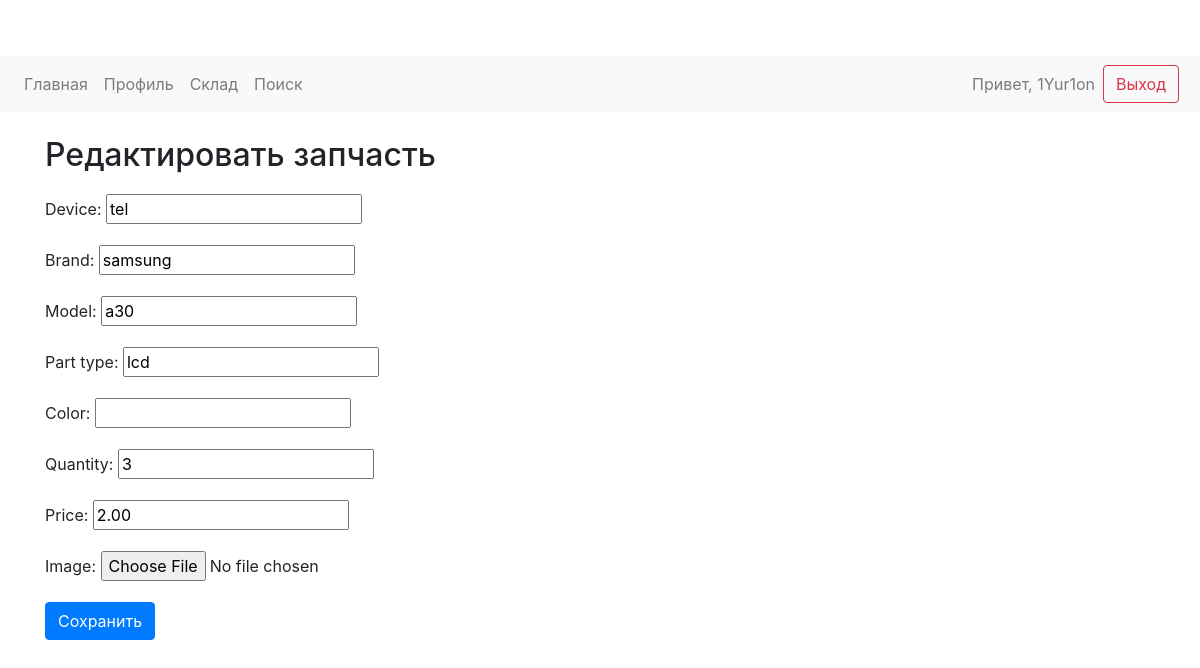
Page /edit-part/3/ (signed in) on the committed database.
### warehouse/models.py (models this page shows, shortened)
class Part(models.Model):
    user = models.ForeignKey(User, on_delete=models.CASCADE)
    device = models.CharField(max_length=100)
    brand = models.CharField(max_length=100)
    model = models.CharField(max_length=100)
    part_type = models.CharField(max_length=100)
    color = models.CharField(max_length=50, blank=True, null=True)  # Поле для цвета
    quantity = models.IntegerField()
    price = models.DecimalField(max_digits=10, decimal_places=2)
    image = models.ImageField(upload_to='part_images/', blank=True, null=True)

### warehouse/views.py (the view)
# urls.py: path('edit-part/<int:part_id>/', views.edit_part, name='edit_part'),
@login_required
def edit_part(request, part_id):
    part = get_object_or_404(Part, id=part_id, user=request.user)
    if request.method == 'POST':
        form = PartForm(request.POST, request.FILES, instance=part)
        if form.is_valid():
            form.save()
            return redirect('warehouse')
    else:
        form = PartForm(instance=part)
    return render(request, 'warehouse/edit_part.html', {'form': form})

### warehouse/forms.py
class PartForm(forms.ModelForm):
    class Meta:
        model = Part
        fields = ['device', 'brand', 'model', 'part_type', 'color', 'quantity', 'price', 'image']

### warehouse/templates/warehouse/edit_part.html (shortened to what this page needs)
{% extends 'warehouse/base.html' %}
{% block content %}
    <h2>{% if form.instance.pk %}Редактировать{% else %}Добавить{% endif %} запчасть</h2>
    <form method="POST" enctype="multipart/form-data">
        <div class="form-group">
            {{ form.as_p }}
        </div>
        <button type="submit" class="btn btn-primary">Сохранить</button>
    </form>
{% endblock %}

### warehouse/templates/warehouse/base.html (shortened to what this page needs)
<!DOCTYPE html>
<html lang="en">
<head>
    {% load static %}
    <link rel="stylesheet" href="https://stackpath.bootstrapcdn.com/bootstrap/4.5.2/css/bootstrap.min.css">
    <link rel="stylesheet" href="{% static 'css/styles.css' %}">
</head>
<body>
    <nav class="navbar navbar-expand-lg navbar-light bg-light">
        <div class="collapse navbar-collapse">
            <ul class="navbar-nav mr-auto">
                <li class="nav-item"><a class="nav-link" href="{% url 'home' %}">Главная</a></li>
                <li class="nav-item"><a class="nav-link" href="{% url 'profile' %}">Профиль</a></li>
                <li class="nav-item"><a class="nav-link" href="{% url 'warehouse' %}">Склад</a></li>
                <li class="nav-item"><a class="nav-link" href="{% url 'search' %}">Поиск</a></li>
            </ul>
            {% if user.is_authenticated %}
                <span class="navbar-text">Привет, {{ user.username }}</span>
                <a class="btn btn-outline-danger ml-2" href="{% url 'logout' %}">Выход</a>
            {% else %}
                <a class="btn btn-outline-primary ml-2" href="{% url 'login' %}">Вход</a>
                <a class="btn btn-outline-secondary ml-2" href="{% url 'register' %}">Регистрация</a>
            {% endif %}
        </div>
    </nav>
    <div class="container mt-4">
        {% block content %}{% endblock %}
    </div>
</body>
</html>

### static/css/styles.css (style rules this page uses)
body { padding-top: 56px; }
form { margin-top: 20px; }
.btn { margin-right: 5px; }

### rows in the picture
Part: device "tel", brand "samsung", model "a30", part_type "lcd", quantity "3", price "2.00"

### other values in the picture
{{ user.username }} "1Yur1on"
